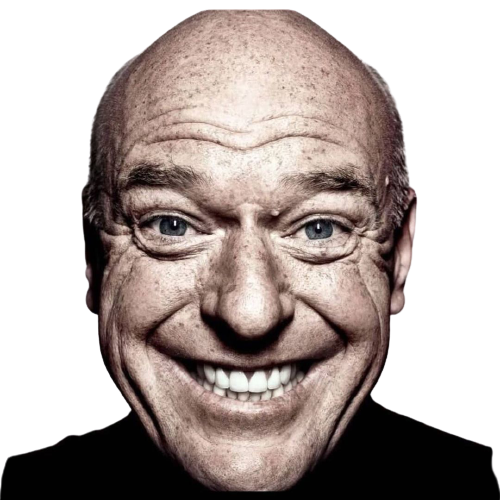
#> input picture HW2/q4/res19-near.jpg, 500 x 500 px
$ python q4.py
#> lines starting #> are read from the running program, lines starting #| are printed output that depends on the picture

import numpy as np
import cv2
import matplotlib.pyplot as plt


def filter_generate(img, D):
    (h, w) = img.shape[0:2]
    LPF = np.zeros((h, w))
    for i in range(h):
        for j in range(w):
            tmp = (i - h // 2)**2 + (j - w // 2)**2
            LPF[i, j] = np.exp(-tmp / (2 * D**2))
    HPF = 1 - LPF
    return [HPF, LPF]


def my_save(img, name):
    fig = plt.figure()
    plt.subplot(131)
    plt.imshow(np.log10(abs(img[0]) + 0.0001), 'gray')
    plt.title('channel Blue')
    plt.axis('off')
    plt.subplot(132)
    plt.imshow(np.log10(abs(img[1]) + 0.0001), 'gray')
    plt.title('channel Green')
    plt.axis('off')
    plt.subplot(133)
    plt.imshow(np.log10(abs(img[2]) + 0.0001), 'gray')
    plt.title('channel Red')
    plt.axis('off')
    fig.savefig(name, dpi=4 * fig.dpi)
    plt.close(fig)


#### calibrate input images

near = cv2.imread('res19-near.jpg')
#> near is the input picture: shape (500, 500, 3); mean B, G, R 164.6, 168.5, 179.9
far = cv2.imread('res20-far.jpg')
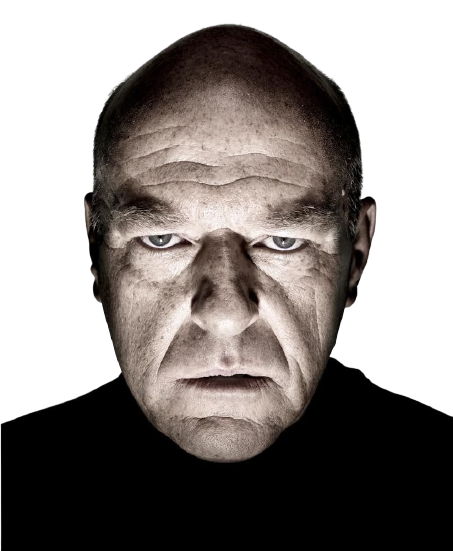
#> input picture HW2/q4/res20-far.jpg, 453 x 551 px
#> far is the input picture: shape (551, 453, 3); mean B, G, R 134.1, 136.8, 142.3


eye_far = np.array([[143, 208], [224, 208]])
eye_near = np.array([[150, 219], [250, 219]])

scale = np.linalg.norm(eye_near[0] - eye_near[1]) / np.linalg.norm(eye_far[0] - eye_far[1])
(h, w) = far.shape[:-1]
#> h = 551; w = 453
dim = (int(scale * w), int(scale * h))
#> dim = (559, 680)
far = cv2.resize(far, dim)
#> far: shape (680, 559, 3)
eye_far = np.int32(eye_far * scale)

base = np.uint8(255 * np.ones(far.shape))


shift = eye_far[0] - eye_near[0]
translate = np.array([[1, 0, shift[0]], [0, 1, shift[1]], [0, 0, 1]])
translate_inv = np.linalg.inv(translate)

for i in range(base.shape[0]):
    for j in range(base.shape[1]):
        pnt = translate_inv @ np.array([j, i, 1])
        pnt = np.int32(pnt / pnt[2])
        if np.all(pnt == np.uint32(pnt)):
            try:
                base[i, j, :] = near[pnt[1], pnt[0], :]
            except BaseException:
                pass
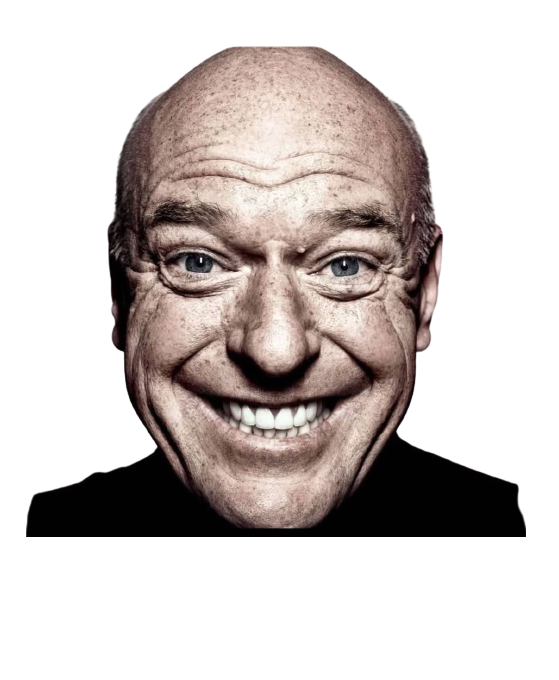
#> base: shape (680, 559, 3); mean B, G, R 195.6, 198.1, 205.6
near = base
cv2.imwrite('res21-near.jpg', near)
cv2.imwrite('res22-far.jpg', far)


#### DFT of each  channel and apply filter #####

DFT_near = np.array([np.fft.fftshift(np.fft.fft2(near[:, :, 0])),
                     np.fft.fftshift(np.fft.fft2(near[:, :, 1])),
                     np.fft.fftshift(np.fft.fft2(near[:, :, 2]))])

DFT_far = np.array([np.fft.fftshift(np.fft.fft2(far[:, :, 0])),
                    np.fft.fftshift(np.fft.fft2(far[:, :, 1])),
                    np.fft.fftshift(np.fft.fft2(far[:, :, 2]))])


# s : far : low
# r : near : high

s = 15
r = 30
[HPF_near, _] = filter_generate(near, r)
[_, LPF_far] = filter_generate(far, s)
#> call 2 of filter_generate, with D = 15
#> after the loop in filter_generate (call 2), `for i in range(h):`:
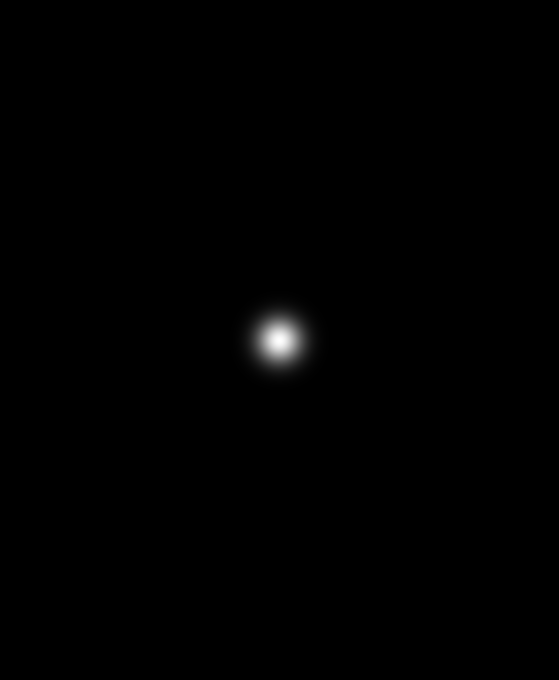
#> LPF: shape (680, 559) float64; min 2.04e-187, max 1, mean 0.00372

HPF_near_3d = np.array([HPF_near,
                        HPF_near,
                        HPF_near])

LPF_far_3d = np.array([LPF_far,
                       LPF_far,
                       LPF_far])

filtered_near = np.multiply(DFT_near, HPF_near_3d)
filtered_far = np.multiply(DFT_far, LPF_far_3d)

##### add two DFT and do IDFT #####

l = 0.6
result_DFT = np.add(l * filtered_near, (1 - l) * filtered_far)


c1 = np.real(np.fft.ifft2(np.fft.ifftshift(result_DFT[0])))
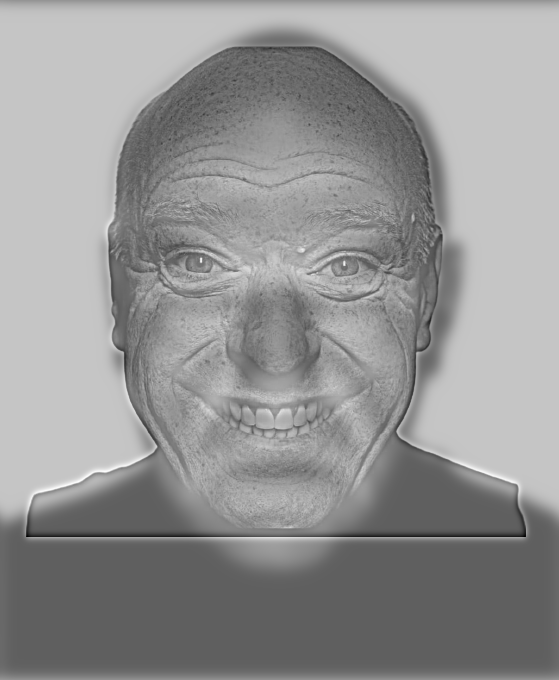
#> c1: shape (680, 559) float64; min -96.44, max 160.3, mean 53.6; drawn with min black and max white
c2 = np.real(np.fft.ifft2(np.fft.ifftshift(result_DFT[1])))
c3 = np.real(np.fft.ifft2(np.fft.ifftshift(result_DFT[2])))
result = cv2.merge([c1, c2, c3])


##### resize and save all results ####

(h, w) = np.shape(result)[0:2]
#> h = 680; w = 559
scale = 4
res_near = cv2.resize(result.copy(), (int(scale * w), int(scale * h)))
scale = .2
res_far = cv2.resize(result.copy(), (int(scale * w), int(scale * h)))
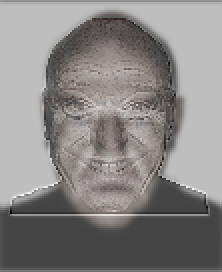
#> res_far: shape (136, 111, 3) float64 (shown 2 times larger); mean of channels 0, 1, 2 54, 55.1, 57.3; drawn with min black and max white

fig = plt.figure()
plt.imshow(HPF_near, 'gray')
plt.axis('off')
fig.savefig('res25-highpass-%d.jpg' % r, dpi=3 * fig.dpi)
plt.close(fig)

fig = plt.figure()
plt.imshow(LPF_far, 'gray')
plt.axis('off')
fig.savefig('res26-lowpass-%d.jpg' % s, dpi=3 * fig.dpi)
plt.close(fig)

my_save(DFT_near, 'res23-dft-near.jpg')
my_save(DFT_far, 'res24-dft-far.jpg')
my_save(filtered_near, 'res27-highpassed.jpg')
my_save(filtered_far, 'res28-lowpassed.jpg')
#> call 4 of my_save, with img = array of shape (3, 680, 559), name = 'res28-lowpassed.jpg'
#> in my_save (call 4), `fig.savefig(name, dpi=4 * fig.dpi)`:
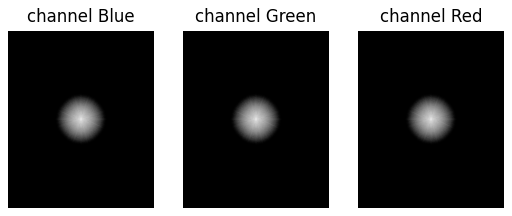
#> figure drawn by matplotlib, 3 panels
my_save(result_DFT, 'res29-hybrid.jpg')
cv2.imwrite('res30-hybrid-near.jpg', res_near)
cv2.imwrite('res31-hybrid-far.jpg', res_far)
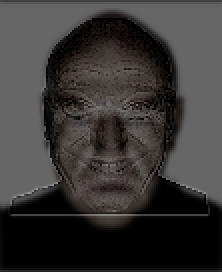
#> saved as res31-hybrid-far.jpg: shape (136, 111, 3) (shown 2 times larger); mean B, G, R 54.2, 55.3, 57.4
